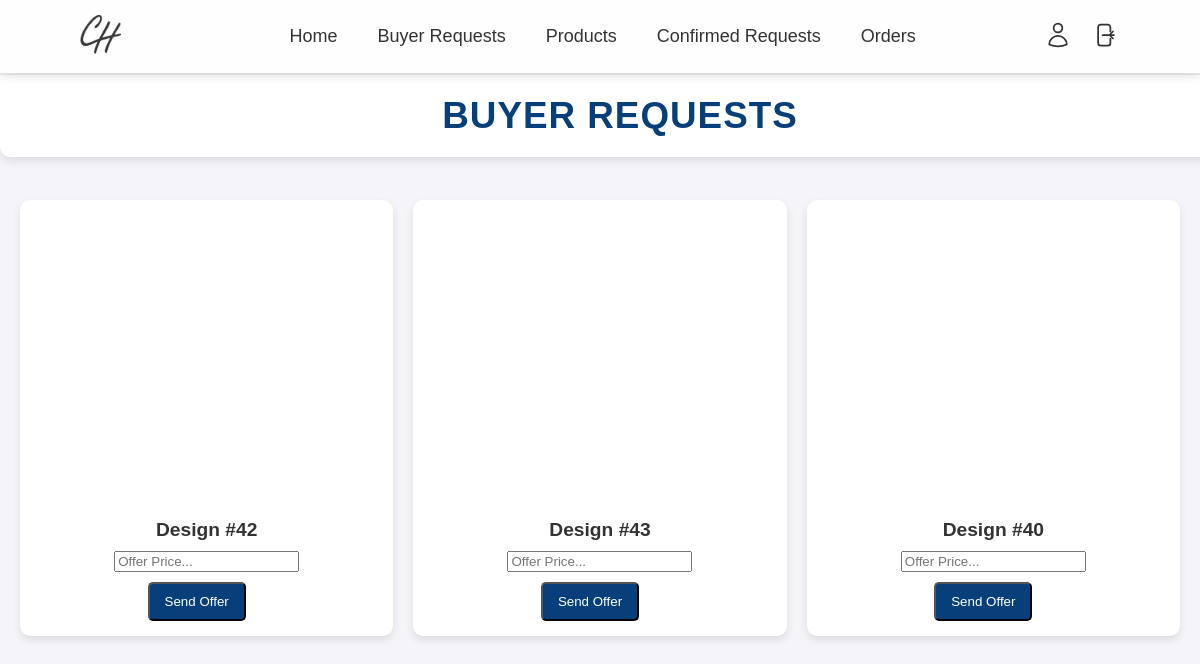
/buyerrequests.php, run on the app's committed database.
### tables this page shows
CREATE TABLE `requests` (
  `id` int(11) NOT NULL,
  `design_id` int(11) NOT NULL,
  `leg` varchar(50) DEFAULT NULL,
  `mat` varchar(50) DEFAULT NULL,
  `sitting` varchar(255) DEFAULT NULL,
  `frame` varchar(50) DEFAULT NULL,
  `pillow` varchar(255) DEFAULT NULL,
  `created_at` timestamp NOT NULL DEFAULT current_timestamp(),
  `userid` int(11) NOT NULL
);

### buyerrequests.php (the view, shortened to what this page needs)
<?php
include("dbconn.php");
include 'sellernav.php';
?>
<!DOCTYPE HTML>
<html>
<head>
</head>
<body>
<?php
    $sql = "SELECT * FROM requests";
    $result = mysqli_query($conn, $sql);
    $designs = [];
    while ($row = mysqli_fetch_assoc($result)) {
        $designs[] = $row;
    }
?>
<div class="header">
        <h1>Buyer Requests</h1>
    </div>
    <div class="container">
        <?php foreach ($designs as $key => $design): ?>
        <div class="draft-card">
            <iframe
                class="sketchfab"
                src=""
                id="api-frame<?php echo $key; ?>"
                allowfullscreen
                mozallowfullscreen="true"
                webkitallowfullscreen="true">
            </iframe>
            <div class="draft-details">
            <h3>Design #<?php echo $design['design_id']; ?></h3>
                <form action="send_offer.php" method="POST" class="offer-form">
                    <input type="number" name="offer_price" id="OfferPrice<?php echo $design['id']; ?>" placeholder="Offer Price..." required><br>
                    <button id="saveSellerBtn" type="submit" class="btn">Send Offer</button>
                </form>
            </div>
        </div>
        <?php endforeach; ?>
    </div>
</body>
</html>

### buyerrequests.php (style rules this page uses)
body { font-family: Arial, sans-serif; margin: 0; padding: 0; background: #f4f4f9; color: #333; }
.header { font-size: 36px; color: #073f7b; margin:75px 0 0 0; text-transform: uppercase; letter-spacing: 1px; background-color:white; padding: 20px; text-align:center; position: fixed; top: 0; left: 0; width: 100%; z-index: 999; box-shadow: 0 4px 10px rgba(0, 0, 0, 0.1); border-radius: 0 0 10px 10px; display: block; }
.header h1 { margin: 0; font-size: 2.3rem; }
.container { display: grid; grid-template-columns: repeat(auto-fit, minmax(350px, 1fr)); gap: 20px; padding: 20px; max-width: 1200px; margin: 0 auto; }
.draft-card { background: white; border-radius: 10px; box-shadow: 0 4px 8px rgba(0, 0, 0, 0.1); overflow: hidden; transition: transform 0.3s ease, box-shadow 0.3s ease; margin-top:180px; }
.sketchfab { width: 100%; height: 300px; border: none; }
.draft-details { padding: 15px; text-align: center; }
.draft-details h3 { font-size: 1.2rem; margin: 0 0 10px; }
.draft-details .btn { margin-top: 10px; display: inline-block; background: #073f7b; color: white; text-decoration: none; padding: 10px 15px; border-radius: 5px; transition: background 0.3s ease; margin-right:20px }

### data on the page
requests: design "42"
requests: design "43"
requests: design "40"
